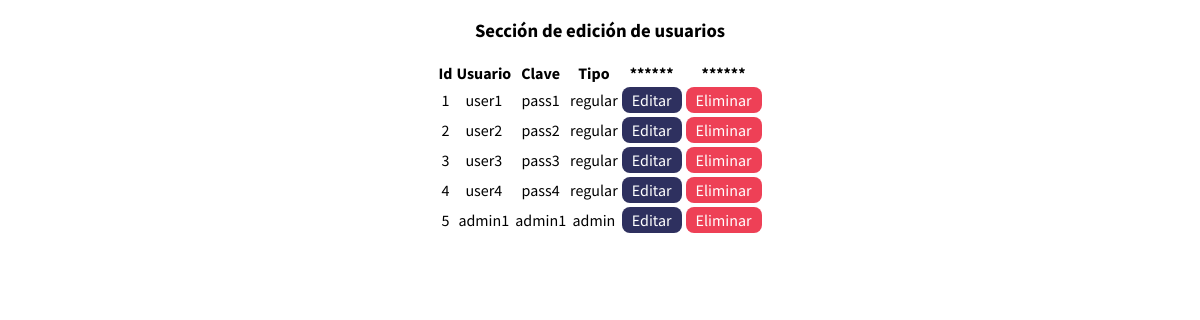
Screenshot of /usuarios-edicion.php with the database file from the repository.
### tables this page shows
create table catalog_users
(
idrow integer auto_increment primary key,
user_name varchar(100),
pass_key varchar(100),
user_type varchar(20),
flg_active integer,
audit_create varchar(19),
audit_user varchar(100)
);

### php/function.php (called while the page is built, shortened)
<?php
$connUser         = "root";
$connKey          = "";
$connHost         = "localhost";
$generalSchema    = "baul";
function executeQuery($query) {
  global $connUser;
  global $connKey;
  global $connHost;
  global $generalSchema;
  $connection = mysqli_connect($connHost, $connUser, $connKey, $generalSchema);
  $result = mysqli_query($connection, $query);
  return $result;
}
function selectData($tableName, $fields = "*") {
  $sql = "SELECT ".$fields." FROM ".$tableName;
  return executeQuery($sql);
}
?>

### usuarios-edicion.php (the view, shortened to what this page needs)
<!doctype html>
<html>
<head>
  <link rel="stylesheet" href="css/ieduca.css">
</head>
<body>
	<?php
		include("php/function.php");
	?>
  <h3>
    <center>
			Sección de edición de usuarios
    </center>
	</h3>
	<div id="container">
    <div id ="contenidoTabla">
      <center>
      <table class="tbl" style="text-align: center">
        <tr>
          <th>Id</th>
          <th>Usuario</th>
          <th>Clave</th>
          <th>Tipo</th>
          <th>******</th>
          <th>******</th>
        </tr>
    <?php
    $result = selectData($tableUsers, "idrow, user_name, pass_key, user_type");
    foreach ($result as $row){
      $reg = array();
      echo "<tr>";
      foreach ($row as $cell ){
        array_push($reg, $cell);
        echo "<td>".$cell."</td>";
      }
      echo "<td><a class=\"btn\" href=\"registros-edicion-detalle.php?id=$reg[0]&table=catalog_users\">Editar</a></td>";
      echo "<td><a class=\"btn-red\" href=\"usuarios-eliminacion-detalle.php?id=$reg[0]&table=catalog_users\" onclick=\"return confirm('¿Está seguro de eliminar este registro?');\">Eliminar</a></td>";
      echo "</tr>" ;
    }
    echo "</table></center>";
    ?>
    </div>
	</div>
</body>
</html>

### css/ieduca.css (style rules this page uses)
.btn { background-color: rgb(46,48,95); color: #fff; transition: background-color .2s; display: inline-block; border: none; padding: 3px 10px; position: relative; border-radius: 8px; }
.btn-red { background-color: rgb(238,64,86); color: #fff; transition: background-color .2s; display: inline-block; border: none; padding: 3px 10px; position: relative; border-radius: 8px; }
a { text-decoration: none }
select, a, input, body, .btnHeader, .btn, .btn-red { font-family: 'Source Sans Pro', sans-serif; font-size: 1em; }

### rows the page displays
catalog_users: idrow "1", user_name "user1", pass_key "pass1", user_type "regular"
catalog_users: idrow "2", user_name "user2", pass_key "pass2", user_type "regular"
catalog_users: idrow "3", user_name "user3", pass_key "pass3", user_type "regular"
catalog_users: idrow "4", user_name "user4", pass_key "pass4", user_type "regular"
catalog_users: idrow "5", cell "admin1", user_type "admin"
